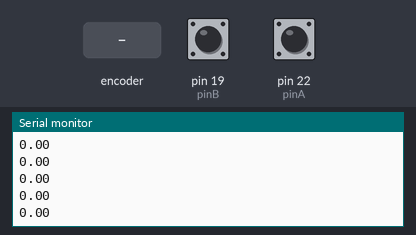
The sketch below on a simulated Arduino Mega 2560, built with avr-gcc and run on an emulated ATmega2560. On the bench: the last lines printed to the serial monitor. The test bench sets the inputs (shaded band); at power-on: pin 19 (pinB) HIGH, pin 22 (pinA) HIGH.

Above: at 1.2 s.
1.3 s: rotary encoder on pin 22 (pinA) / pin 19 (pinB) turned 1 step (first pin leading)
At 2.1 s:
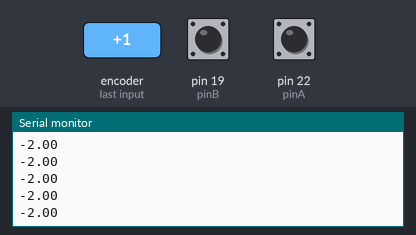
3.0 s: rotary encoder on pin 22 (pinA) / pin 19 (pinB) turned 1 step (first pin leading)
At 3.9 s:
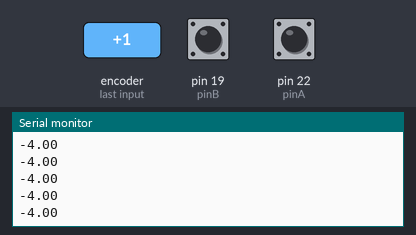
Timing chart, 0 to 6.0 s (numbered marks = the images above; inputs shaded):
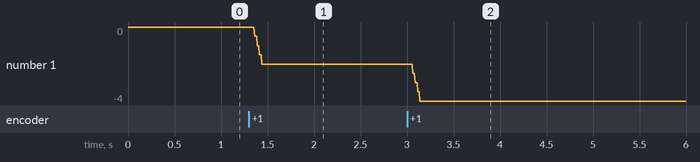

Measured:
- after the input at 1.3 s, the serial monitor: prints a new line after 0.06 s (image 1)
- after the input at 3.0 s, the serial monitor: prints a new line after 0.06 s (image 2)
- plotted number 1: 0 → -2 after the input at 1.3 s, -2 → -4 after the input at 3.0 s

The sketch:

gate_angle_feedback.ino
```cpp
// #include <arduino-timer.h>

int pinA = 22; // Pin for Encoder Channel A.
int pinB = 19; // Pin for Encoder Channel B.

bool oldA; // Old Encoder Channel A signal.
bool oldB; // Old Encoder Channel B signal.

bool newA; // New Encoder Channel A signal.
bool newB; // New Encoder Channel B signal.

float numDegrees = 0; // Current knee angle (relative - incremental encoder) (0.5-degree resolution).

// // strDegrees = "±XXX.X\n"
// char strDegrees[7]; // charsPerMessage = 7

int bitsPerSecond = 9600; // Default baud (data transfer) rate.
// Reliable over Bluetooth.

/*
 * int startBitsPerChar = 1;
 * int  dataBitsPerChar = 8;
 * int  stopBitsPerChar = 1;
 *
 * int bitsPerChar = startBitsPerChar + dataBitsPerChar + stopBitsPerChar;
 *
 * float secondsPerChar = bitsPerChar / bitsPerSecond;
 *
 * int charsPerMessage = 7;
 *
 * float secondsPerMessage = secondsPerChar * charsPerMessage;
 *
 * int millisPerMessage = ceil(secondsPerMessage * 1e3);
 *
 */

// int millisPerMessage = 10;
//
// Timer<1, millis, char *> timer;

void setup()
{
    pinMode(pinA, INPUT_PULLUP);
    pinMode(pinB, INPUT_PULLUP);

    newA = digitalRead(pinA);
    newB = digitalRead(pinB);

    Serial.begin(bitsPerSecond);

    // timer.every(millisPerMessage, [](char *strDegrees) -> bool { Serial.println(strDegrees); return true; }, strDegrees);
}
void loop()
{
    oldA = newA;
    oldB = newB;

    newA = digitalRead(pinA);
    newB = digitalRead(pinB);

    if ((!oldA && newB || oldA && !newB) &&
    (!oldB && !newA || oldB && newA))
    {
        numDegrees += 0.5;
    }
    if ((oldA && newB || !oldA && !newB) &&
    (!oldB && newA || oldB && !newA))
    {
        numDegrees -= 0.5;
    }

    // dtostrf(numDegrees, 3, 1, strDegrees);

    // timer.tick();
    if (Serial.availableForWrite() >= 7)
    {
        Serial.println(numDegrees);
    }
}
```
